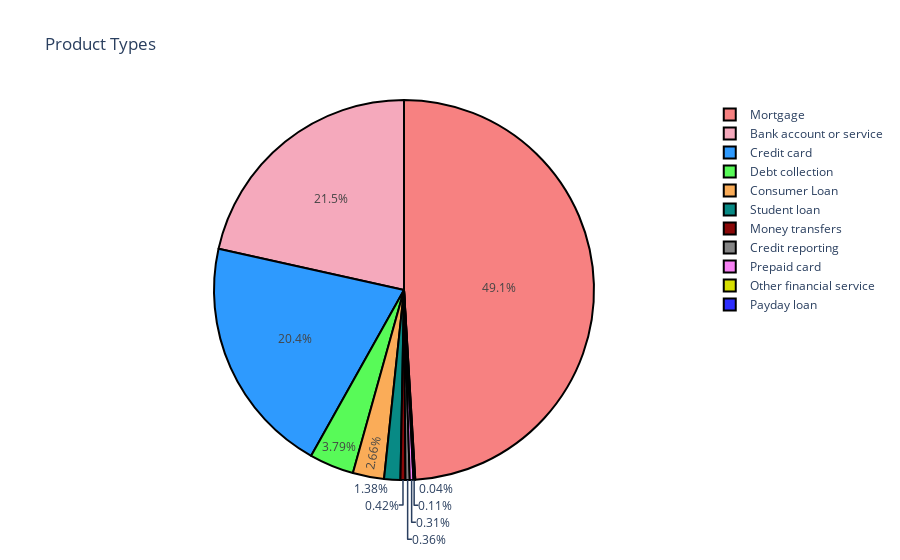

Notebook source saved alongside this figure:
### Markdown cell above
the main issue is Loan modification,collection,foreclosure.

### Code cell
p_product_discussions = round(data["Product"].value_counts() / len(data["Product"]) * 100,2)

print(p_product_discussions)

labels = list(p_product_discussions.index)
values = p_product_discussions.values.tolist()
colors = ['#F78181', '#F5A9BC', '#2E9AFE', '#58FA58', '#FAAC58', '#088A85', '#8A0808', '#848484', '#F781F3', '#D7DF01', '#2E2EFE']


product_pie = go.Pie(labels=labels, values=values, 
                          marker=dict(colors=colors,
                         line=dict(color='#000000', width=2)))

layout = go.Layout(title='Product Types')

fig = go.Figure(data=[product_pie], layout=layout)
iplot(fig)

### Figure 1 — Plotly figure (JSON) as saved in the notebook; plotly's stock layout.template omitted (floating-point values rounded to 4 significant figures)
{"data": [{"labels": ["Mortgage", "Bank account or service", "Credit card", "Debt collection", "Consumer Loan", "Student loan", "Money transfers", "Credit reporting", "Prepaid card", "Other financial service", "Payday loan"], "marker": {"colors": ["#F78181", "#F5A9BC", "#2E9AFE", "#58FA58", "#FAAC58", "#088A85", "#8A0808", "#848484", "#F781F3", "#D7DF01", "#2E2EFE"], "line": {"color": "#000000", "width": 2}}, "type": "pie", "values": [49.06, 21.52, 20.36, 3.79, 2.66, 1.38, 0.42, 0.36, 0.31, 0.11, 0.04]}], "layout": {"title": {"text": "Product Types"}}}
